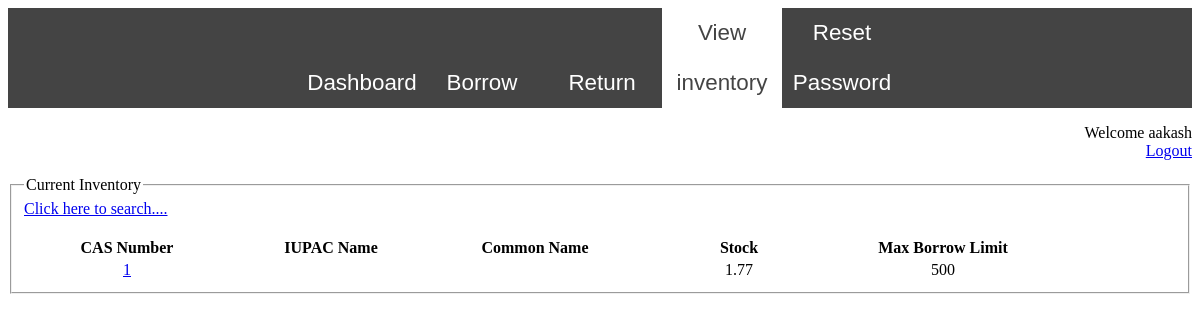
The page /CLIMS/viewinv.php (signed in) on the database its author committed.
### tables this page shows
CREATE TABLE `stock` (
  `chemID` varchar(15) NOT NULL,
  `amount` float NOT NULL,
  `gID` int(11) DEFAULT NULL,
  KEY `gID` (`gID`),
  CONSTRAINT `stock_ibfk_1` FOREIGN KEY (`gID`) REFERENCES `researchgroup` (`gID`)
);

CREATE TABLE `chemicals` (
  `id` varchar(15) NOT NULL,
  `common_name` varchar(50) NOT NULL,
  `iupac` varchar(75) NOT NULL,
  `bp` float NOT NULL,
  `mp` float NOT NULL,
  `toxic` tinyint(1) NOT NULL,
  `pH` float NOT NULL,
  `state` varchar(15) NOT NULL,
  `limit` float NOT NULL,
  `min` float NOT NULL,
  `supplier` varchar(200) NOT NULL,
  `price` float NOT NULL,
  PRIMARY KEY (`id`)
);

### CLIMS/viewinv.php (the view, shortened to what this page needs)
<?php
	require('dbconnect.php');
	$user = $_SESSION['user'];
?>
<HTML>
<HEAD>
	<link rel="stylesheet" type="text/css" href="CSS/navbar.css">
</HEAD>
<BODY>
	<header>
	<?php
		if($_SESSION['user_type'] == 'S')
		echo '<div class="nav">
			<ul>
		        <ul>
		        <li><a href="stdash.php">Dashboard</a></li>
		        <li><a href="makerequest.php">Borrow</a></li>
		        <li><a href = "return.php">Return</a></li>
		        <li><a class = "active" href="#">View inventory</a></li>
		        <li><a href="reset.php">Reset Password</a></li>
		    </ul>
		    </ul>
	    </div>';
	?>
	<p align="right">Welcome <?php echo $user;?><br><a href="logout.php">Logout</a>
	</header>
	<fieldset>
		<legend>Current Inventory</legend>
		<a href="#" onclick="find()">Click here to search....</a><br><br>
		<table>
			<tr>
				<th width="200px" align="center">CAS Number</th>
				<th width="200px" align="center">IUPAC Name</th>
				<th width="200px" align="center">Common Name</th>
				<th width="200px" align="center">Stock</th>
				<th width="200px" align="center">Max Borrow Limit</th>
			</tr>
			<?php
				$sql = "select `id`, `chemID`, `iupac`, `common_name`, `amount`, `limit` from (stock, chemicals) where `id`=`chemID` and `gID` = ".$_SESSION['group'];
				$resultset = mysqli_query($conn, $sql);
				while($row = mysqli_fetch_row($resultset)){
					echo "<tr><td align='center'><a href='showdetails.php?id=".$row[1]."' target='_blank'>".$row[1]."</a></td><td align='center'>".$row[2]."</td><td align='center'>".$row[3]."</td><td align='center'>".$row[4]."</td><td align='center'>".$row[5]."</td></tr>";
				}
			?>
		</table>
	</fieldset>
</BODY>

### CLIMS/CSS/navbar.css (style rules this page uses)
.nav ul { list-style: none; background-color: #444; text-align: center; padding: 0; margin: 0; }
.nav li { font-family: 'Oswald', sans-serif; font-size: 1.2em; line-height: 40px; height: 40px; border-bottom: 1px solid #888; }
.nav a { text-decoration: none; color: #fff; display: block; transition: .3s background-color; }
.nav a.active { background-color: #fff; color: #444; cursor: default; }
@media screen and (min-width: 600px) { .nav li { width: 120px; border-bottom: none; height: 50px; line-height: 50px; font-size: 1.4em; } }
@media screen and (min-width: 600px) { .nav li { display: inline-block; margin-right: -4px; } }

### rows shown on the page
stock: chemID "1", amount "1.77", chemicals.limit "500"

### other values the page prints
$user "aakash"
